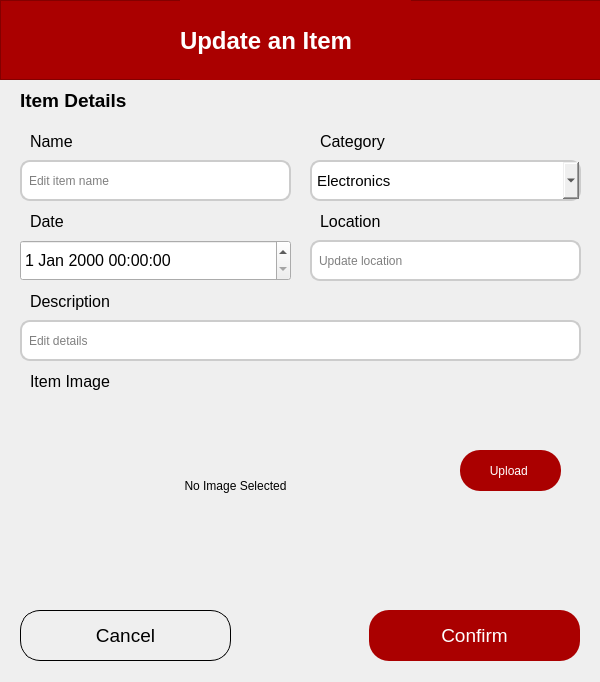
<?xml version="1.0" encoding="UTF-8"?>
<ui version="4.0">
 <class>UpdateItemDialog</class>
 <widget class="QDialog" name="UpdateItemDialog">
  <property name="geometry">
   <rect>
    <x>0</x>
    <y>0</y>
    <width>600</width>
    <height>682</height>
   </rect>
  </property>
  <property name="minimumSize">
   <size>
    <width>600</width>
    <height>682</height>
   </size>
  </property>
  <property name="maximumSize">
   <size>
    <width>600</width>
    <height>682</height>
   </size>
  </property>
  <property name="windowTitle">
   <string>Dialog</string>
  </property>
  <widget class="QComboBox" name="categoryComboBox">
   <property name="geometry">
    <rect>
     <x>310</x>
     <y>160</y>
     <width>271</width>
     <height>41</height>
    </rect>
   </property>
   <property name="font">
    <font>
     <family>Segoe UI</family>
     <pointsize>11</pointsize>
     <weight>50</weight>
     <bold>false</bold>
    </font>
   </property>
   <property name="styleSheet">
    <string notr="true">QComboBox {
        border: 2px solid #ccc;
        border-radius: 10px;
        padding: 5px;
    }</string>
   </property>
   <item>
    <property name="text">
     <string>Electronics</string>
    </property>
   </item>
   <item>
    <property name="text">
     <string>School Supplies</string>
    </property>
   </item>
   <item>
    <property name="text">
     <string>Clothing and Accessories</string>
    </property>
   </item>
   <item>
    <property name="text">
     <string>I.D Cards</string>
    </property>
   </item>
   <item>
    <property name="text">
     <string>Wallets </string>
    </property>
   </item>
   <item>
    <property name="text">
     <string>Keys</string>
    </property>
   </item>
   <item>
    <property name="text">
     <string>Personal Items</string>
    </property>
   </item>
   <item>
    <property name="text">
     <string>Others</string>
    </property>
   </item>
  </widget>
  <widget class="QPushButton" name="pushButton">
   <property name="geometry">
    <rect>
     <x>460</x>
     <y>450</y>
     <width>101</width>
     <height>41</height>
    </rect>
   </property>
   <property name="styleSheet">
    <string notr="true">QPushButton {
        background-color: rgb(170, 0, 0);
        color: white;
        border: none;
        border-radius: 20px;
        padding: 8px 16px;
    }
    QPushButton:hover {
        background-color: #800000;
    }
    QPushButton:pressed {
        background-color: #4d0000;
    }</string>
   </property>
   <property name="text">
    <string>Upload </string>
   </property>
  </widget>
  <widget class="QPushButton" name="cancelButton">
   <property name="geometry">
    <rect>
     <x>20</x>
     <y>610</y>
     <width>211</width>
     <height>51</height>
    </rect>
   </property>
   <property name="font">
    <font>
     <pointsize>14</pointsize>
    </font>
   </property>
   <property name="styleSheet">
    <string notr="true">QPushButton {
        border: 1px solid;
        border-radius: 20px;
        padding: 8px 16px;
    }
    QPushButton:hover {
        background-color: lightgray;
    }
    QPushButton:pressed {
        background-color: gray;
    }</string>
   </property>
   <property name="text">
    <string>Cancel</string>
   </property>
  </widget>
  <widget class="QLineEdit" name="itemNameEdit">
   <property name="geometry">
    <rect>
     <x>20</x>
     <y>160</y>
     <width>271</width>
     <height>41</height>
    </rect>
   </property>
   <property name="styleSheet">
    <string notr="true">QLineEdit {
        border: 2px solid #ccc;
        border-radius: 10px;
        padding: 5px;
    }</string>
   </property>
   <property name="text">
    <string/>
   </property>
   <property name="placeholderText">
    <string>Edit item name</string>
   </property>
  </widget>
  <widget class="QLabel" name="label_2">
   <property name="geometry">
    <rect>
     <x>20</x>
     <y>80</y>
     <width>191</width>
     <height>41</height>
    </rect>
   </property>
   <property name="font">
    <font>
     <pointsize>14</pointsize>
     <weight>75</weight>
     <bold>true</bold>
    </font>
   </property>
   <property name="text">
    <string>Item Details</string>
   </property>
  </widget>
  <widget class="QFrame" name="frame_2">
   <property name="geometry">
    <rect>
     <x>0</x>
     <y>0</y>
     <width>611</width>
     <height>80</height>
    </rect>
   </property>
   <property name="styleSheet">
    <string notr="true">background-color: rgb(170, 0, 0);</string>
   </property>
   <property name="frameShape">
    <enum>QFrame::StyledPanel</enum>
   </property>
   <property name="frameShadow">
    <enum>QFrame::Raised</enum>
   </property>
   <widget class="QLabel" name="label_11">
    <property name="geometry">
     <rect>
      <x>180</x>
      <y>0</y>
      <width>231</width>
      <height>81</height>
     </rect>
    </property>
    <property name="font">
     <font>
      <pointsize>18</pointsize>
      <weight>75</weight>
      <bold>true</bold>
     </font>
    </property>
    <property name="styleSheet">
     <string notr="true">color: rgb(255, 255, 255);</string>
    </property>
    <property name="text">
     <string>Update an Item</string>
    </property>
   </widget>
  </widget>
  <widget class="QLabel" name="label_14">
   <property name="geometry">
    <rect>
     <x>320</x>
     <y>130</y>
     <width>191</width>
     <height>23</height>
    </rect>
   </property>
   <property name="font">
    <font>
     <pointsize>12</pointsize>
    </font>
   </property>
   <property name="text">
    <string>Category</string>
   </property>
  </widget>
  <widget class="QLabel" name="label_5">
   <property name="geometry">
    <rect>
     <x>30</x>
     <y>210</y>
     <width>191</width>
     <height>23</height>
    </rect>
   </property>
   <property name="font">
    <font>
     <pointsize>12</pointsize>
    </font>
   </property>
   <property name="text">
    <string>Date</string>
   </property>
  </widget>
  <widget class="QLineEdit" name="descriptionEdit">
   <property name="geometry">
    <rect>
     <x>20</x>
     <y>320</y>
     <width>561</width>
     <height>41</height>
    </rect>
   </property>
   <property name="styleSheet">
    <string notr="true">QLineEdit {
        border: 2px solid #ccc;
        border-radius: 10px;
        padding: 5px;
    }</string>
   </property>
   <property name="text">
    <string/>
   </property>
   <property name="placeholderText">
    <string>Edit details</string>
   </property>
  </widget>
  <widget class="QLabel" name="label_7">
   <property name="geometry">
    <rect>
     <x>30</x>
     <y>290</y>
     <width>191</width>
     <height>23</height>
    </rect>
   </property>
   <property name="font">
    <font>
     <pointsize>12</pointsize>
    </font>
   </property>
   <property name="text">
    <string>Description</string>
   </property>
  </widget>
  <widget class="QLabel" name="label_15">
   <property name="geometry">
    <rect>
     <x>30</x>
     <y>370</y>
     <width>111</width>
     <height>23</height>
    </rect>
   </property>
   <property name="font">
    <font>
     <pointsize>12</pointsize>
    </font>
   </property>
   <property name="text">
    <string>Item Image</string>
   </property>
  </widget>
  <widget class="QLineEdit" name="locationEdit">
   <property name="geometry">
    <rect>
     <x>310</x>
     <y>240</y>
     <width>271</width>
     <height>41</height>
    </rect>
   </property>
   <property name="styleSheet">
    <string notr="true">QLineEdit {
        border: 2px solid #ccc;
        border-radius: 10px;
        padding: 5px;
    }</string>
   </property>
   <property name="placeholderText">
    <string>Update location</string>
   </property>
  </widget>
  <widget class="QLabel" name="itemImagePreview">
   <property name="geometry">
    <rect>
     <x>30</x>
     <y>400</y>
     <width>411</width>
     <height>171</height>
    </rect>
   </property>
   <property name="text">
    <string>No Image Selected</string>
   </property>
   <property name="alignment">
    <set>Qt::AlignCenter</set>
   </property>
  </widget>
  <widget class="QPushButton" name="confirmButton">
   <property name="geometry">
    <rect>
     <x>369</x>
     <y>610</y>
     <width>211</width>
     <height>51</height>
    </rect>
   </property>
   <property name="font">
    <font>
     <pointsize>14</pointsize>
    </font>
   </property>
   <property name="styleSheet">
    <string notr="true">QPushButton {
        background-color: rgb(170, 0, 0);
        color: white;
        border: none;
        border-radius: 20px;
        padding: 8px 16px;
    }
    QPushButton:hover {
        background-color: #800000;
    }
    QPushButton:pressed {
        background-color: #4d0000;
    }</string>
   </property>
   <property name="text">
    <string>Confirm</string>
   </property>
  </widget>
  <widget class="QLabel" name="label_6">
   <property name="geometry">
    <rect>
     <x>320</x>
     <y>210</y>
     <width>211</width>
     <height>23</height>
    </rect>
   </property>
   <property name="font">
    <font>
     <pointsize>12</pointsize>
    </font>
   </property>
   <property name="text">
    <string>Location</string>
   </property>
  </widget>
  <widget class="QDateTimeEdit" name="dateTimeEdit">
   <property name="geometry">
    <rect>
     <x>20</x>
     <y>240</y>
     <width>271</width>
     <height>41</height>
    </rect>
   </property>
   <property name="font">
    <font>
     <pointsize>12</pointsize>
    </font>
   </property>
  </widget>
  <widget class="QLabel" name="label_3">
   <property name="geometry">
    <rect>
     <x>30</x>
     <y>130</y>
     <width>80</width>
     <height>23</height>
    </rect>
   </property>
   <property name="font">
    <font>
     <pointsize>12</pointsize>
    </font>
   </property>
   <property name="text">
    <string>Name</string>
   </property>
  </widget>
 </widget>
 <resources/>
 <connections/>
</ui>
